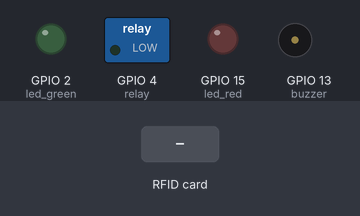
A program run on a simulated ESP32 board running MicroPython. Shown: switched loads named in the program (green lamp = pin HIGH), output pins drawn as LEDs (lit = HIGH), buzzer (waves = sounding, pin HIGH). The inputs (shaded band) are chosen by the test bench. WiFi joins after 1.5 s; web requests get an empty 200 reply after 0.4 s; library files of the repository ran but are not shown: mfrc522.py; pins used as bus, display or sensor lines are not drawn; what the program prints to the serial console is not drawn.

Above: at 4.1 s.
4.2 s: RFID card 5E 7A 19 C4 held to the reader
At 5.3 s:
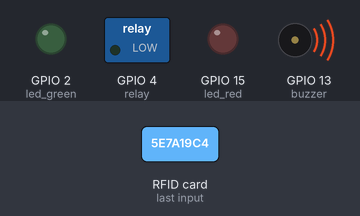
At 6.2 s:
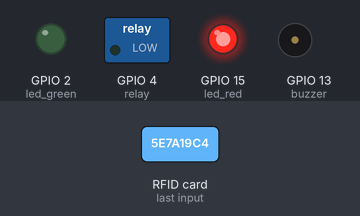
Timing chart, 0 to 7.9 s (numbered marks = the images above; inputs shaded):
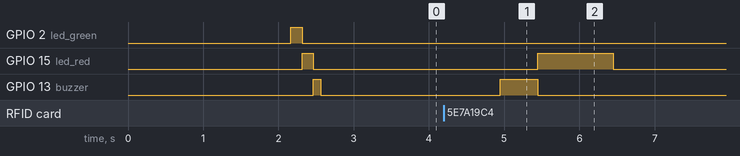

The program:

main.py
```python
from machine import Pin, SPI
import utime
import urequests
import ujson
from mfrc522 import MFRC522
from config import (
    SDA_PIN, RST_PIN, SCK_PIN, MOSI_PIN, MISO_PIN,
    RELAY_PIN, LED_GREEN_PIN, LED_RED_PIN, BUZZER_PIN,
    RELAY_OPEN_MS, DENY_LED_MS, NONES_PARA_LIBERAR,
    SERVER_URL, ADMIN_PASSWORD,
)

# ── Hardware ──────────────────────────────────────────────────────
spi = SPI(1, baudrate=1_000_000, polarity=0, phase=0,
          sck=Pin(SCK_PIN), mosi=Pin(MOSI_PIN), miso=Pin(MISO_PIN))
rdr = MFRC522(spi, Pin(RST_PIN, Pin.OUT), Pin(SDA_PIN, Pin.OUT))

relay     = Pin(RELAY_PIN,     Pin.OUT, value=0)
led_green = Pin(LED_GREEN_PIN, Pin.OUT, value=0)
led_red   = Pin(LED_RED_PIN,   Pin.OUT, value=0)
buzzer    = Pin(BUZZER_PIN,    Pin.OUT, value=0)


def beep(times=1, duration_ms=200, pause_ms=100):
    for i in range(times):
        buzzer.value(1)
        utime.sleep_ms(duration_ms)
        buzzer.value(0)
        if i < times - 1:
            utime.sleep_ms(pause_ms)


def grant_access():
    beep(1, 200)
    led_green.value(1)
    relay.value(1)
    utime.sleep_ms(RELAY_OPEN_MS)
    relay.value(0)
    led_green.value(0)


def deny_access(reason=""):
    if reason == "Out of Credits":
        beep(3, 200)
    else:
        beep(1, 500)
    led_red.value(1)
    utime.sleep_ms(DENY_LED_MS)
    led_red.value(0)


# ── Autenticación con el servidor ────────────────────────────────
token = None


def get_token():
    global token
    try:
        body = "username=admin&password=" + ADMIN_PASSWORD
        r = urequests.post(
            SERVER_URL + "/api/login",
            data=body,
            headers={"Content-Type": "application/x-www-form-urlencoded"},
            timeout=5,
        )
        if r.status_code == 200:
            token = r.json().get("access_token")
            r.close()
            print("[AUTH] Token OK")
            return True
        r.close()
    except Exception as e:
        print("[AUTH] Error:", e)
    return False


def send_swipe(uid_str):
    global token
    if not token:
        if not get_token():
            return None
    headers = {
        "Authorization": "Bearer " + token,
        "Content-Type": "application/json",
    }
    try:
        r = urequests.post(
            SERVER_URL + "/api/rfid/swipe",
            data=ujson.dumps({"uid": uid_str}),
            headers=headers,
            timeout=5,
        )
        if r.status_code == 401:
            r.close()
            token = None
            if get_token():
                return send_swipe(uid_str)
            return None
        result = r.json()
        r.close()
        return result
    except Exception as e:
        print("[SWIPE] Error:", e)
        return None


# ── Inicio: parpadeo de verificación ─────────────────────────────
for pin in (led_green, led_red):
    pin.value(1)
    utime.sleep_ms(150)
    pin.value(0)
beep(1, 100)

get_token()

# ── Loop principal ────────────────────────────────────────────────
tarjeta_presente   = False
nones_consecutivos = 0

while True:
    try:
        uid = rdr.read_uid()

        if uid:
            nones_consecutivos = 0
            if not tarjeta_presente:
                tarjeta_presente = True
                uid_dec = int.from_bytes(bytes(uid), "big")
                uid_str = str(uid_dec)
                print("[RFID] Tarjeta:", uid_str)

                result = send_swipe(uid_str)
                if result:
                    if result.get("status") == "granted":
                        grant_access()
                    else:
                        deny_access(result.get("reason", ""))
                else:
                    # Sin respuesta del servidor → denegar por seguridad
                    deny_access("Error")
        else:
            nones_consecutivos += 1
            if nones_consecutivos >= NONES_PARA_LIBERAR:
                tarjeta_presente   = False
                nones_consecutivos = 0

    except Exception as e:
        print("[ERR]", e)
        tarjeta_presente   = False
        nones_consecutivos = 0

    utime.sleep_ms(500)
```

config.py
```python
# ================================================================
#  config.py — ESP32 RFID Node Configuration
#  Editá estas variables antes de flashear al ESP32
# ================================================================

# --- WiFi ---
WIFI_SSID     = "TU_RED_WIFI"
WIFI_PASSWORD = "TU_CLAVE_WIFI"

# --- Servidor FastAPI en Raspberry Pi ---
# Baño hombres → puerto 8000 | Baño mujeres → puerto 8001
SERVER_URL    = "http://172.24.207.11:8000"
ADMIN_PASSWORD = "TU_SUPER_PASSWORD"  # mismo valor que SUPER_PASSWORD en el .env del servidor

# --- Pines MFRC522 (SPI) ---
SDA_PIN  = 5
RST_PIN  = 22
SCK_PIN  = 18
MOSI_PIN = 23
MISO_PIN = 19

# --- Pines de salida ---
RELAY_PIN     = 4
LED_GREEN_PIN = 2
LED_RED_PIN   = 15
BUZZER_PIN    = 13

# --- Comportamiento ---
RELAY_OPEN_MS    = 5000   # tiempo de apertura en milisegundos
DENY_LED_MS      = 1000   # tiempo LED rojo encendido al denegar
NONES_PARA_LIBERAR = 5    # lecturas vacías consecutivas para liberar tarjeta

# --- WebREPL (acceso inalámbrico al REPL del ESP32) ---
WEBREPL_PASS = "TU_WEBREPL_PASS"   # contraseña para conectarse via WebREPL
```

boot.py
```python
import network
import utime
import webrepl

from config import WIFI_SSID, WIFI_PASSWORD, WEBREPL_PASS

wlan = network.WLAN(network.STA_IF)
wlan.active(True)

if not wlan.isconnected():
    print("[WiFi] Conectando a", WIFI_SSID)
    wlan.connect(WIFI_SSID, WIFI_PASSWORD)
    timeout = 20
    while not wlan.isconnected() and timeout > 0:
        utime.sleep(1)
        timeout -= 1
        print(".")

if wlan.isconnected():
    ip = wlan.ifconfig()[0]
    print("[WiFi] Conectado — IP:", ip)
    webrepl.start(password=WEBREPL_PASS)
    print("[WebREPL] ws://{}:8266  pass: {}".format(ip, WEBREPL_PASS))
else:
    print("[WiFi] FALLO — reiniciando en 5s")
    utime.sleep(5)
    import machine
    machine.reset()
```

Measured:
- after the input at 4.2 s, GPIO 15 (led_red): LOW → HIGH after 1.2 s, → LOW 1.0 s later; GPIO 13 (buzzer): LOW → HIGH after 0.75 s, → LOW 0.50 s later
